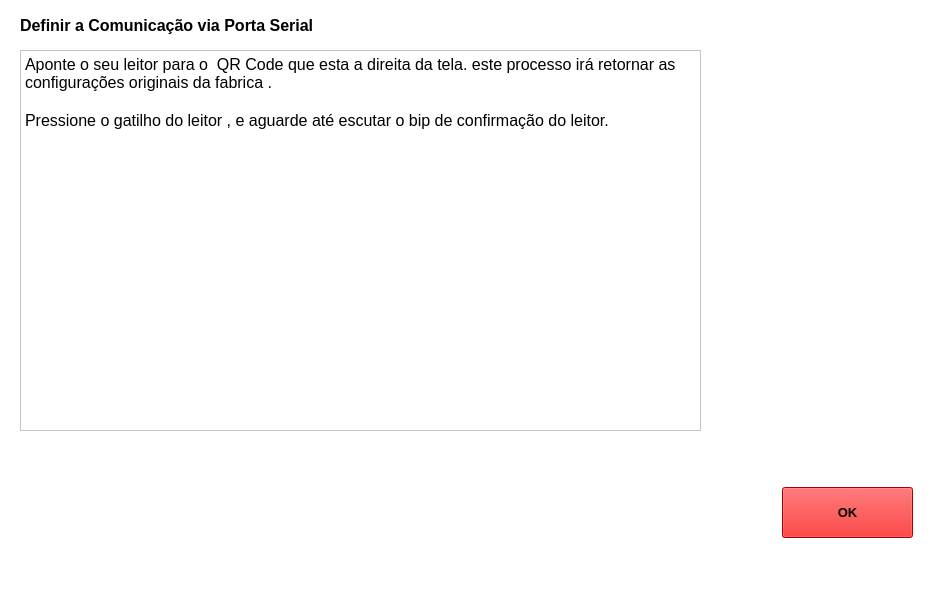
<?xml version="1.0" encoding="UTF-8"?>
<ui version="4.0">
 <class>MainWindow</class>
 <widget class="QMainWindow" name="MainWindow">
  <property name="geometry">
   <rect>
    <x>0</x>
    <y>0</y>
    <width>942</width>
    <height>600</height>
   </rect>
  </property>
  <property name="windowTitle">
   <string>MainWindow</string>
  </property>
  <property name="styleSheet">
   <string notr="true">background-color: rgb(255, 255, 255);</string>
  </property>
  <widget class="QWidget" name="centralwidget">
   <widget class="QLabel" name="label">
    <property name="geometry">
     <rect>
      <x>20</x>
      <y>10</y>
      <width>451</width>
      <height>31</height>
     </rect>
    </property>
    <property name="text">
     <string>&lt;html&gt;&lt;head/&gt;&lt;body&gt;&lt;p&gt;&lt;span style=&quot; font-size:12pt; font-weight:600;&quot;&gt;Definir a Comunicação via Porta Serial&lt;/span&gt;&lt;/p&gt;&lt;/body&gt;&lt;/html&gt;</string>
    </property>
   </widget>
   <widget class="QTextBrowser" name="textBrowser">
    <property name="geometry">
     <rect>
      <x>20</x>
      <y>50</y>
      <width>681</width>
      <height>381</height>
     </rect>
    </property>
    <property name="html">
     <string>&lt;!DOCTYPE HTML PUBLIC &quot;-//W3C//DTD HTML 4.0//EN&quot; &quot;http://www.w3.org/TR/REC-html40/strict.dtd&quot;&gt;
&lt;html&gt;&lt;head&gt;&lt;meta name=&quot;qrichtext&quot; content=&quot;1&quot; /&gt;&lt;style type=&quot;text/css&quot;&gt;
p, li { white-space: pre-wrap; }
&lt;/style&gt;&lt;/head&gt;&lt;body style=&quot; font-family:'MS Shell Dlg 2'; font-size:7.8pt; font-weight:400; font-style:normal;&quot;&gt;
&lt;p style=&quot; margin-top:0px; margin-bottom:0px; margin-left:0px; margin-right:0px; -qt-block-indent:0; text-indent:0px;&quot;&gt;&lt;span style=&quot; font-size:12pt;&quot;&gt;Aponte o seu leitor para o  QR Code que esta a direita da tela. este processo irá retornar as configurações originais da fabrica .&lt;/span&gt;&lt;/p&gt;
&lt;p style=&quot;-qt-paragraph-type:empty; margin-top:0px; margin-bottom:0px; margin-left:0px; margin-right:0px; -qt-block-indent:0; text-indent:0px; font-size:12pt;&quot;&gt;&lt;br /&gt;&lt;/p&gt;
&lt;p style=&quot; margin-top:0px; margin-bottom:0px; margin-left:0px; margin-right:0px; -qt-block-indent:0; text-indent:0px;&quot;&gt;&lt;span style=&quot; font-size:12pt;&quot;&gt;Pressione o gatilho do leitor , e aguarde até escutar o bip de confirmação do leitor.&lt;/span&gt;&lt;/p&gt;
&lt;p style=&quot;-qt-paragraph-type:empty; margin-top:0px; margin-bottom:0px; margin-left:0px; margin-right:0px; -qt-block-indent:0; text-indent:0px;&quot;&gt;&lt;br /&gt;&lt;/p&gt;&lt;/body&gt;&lt;/html&gt;</string>
    </property>
   </widget>
   <widget class="QLabel" name="label_2">
    <property name="geometry">
     <rect>
      <x>720</x>
      <y>60</y>
      <width>211</width>
      <height>191</height>
     </rect>
    </property>
    <property name="styleSheet">
     <string notr="true">image: url(:/ZEBRA/Zebra/DVR.jpg);</string>
    </property>
    <property name="text">
     <string>&lt;html&gt;&lt;head/&gt;&lt;body&gt;&lt;p&gt;&lt;br/&gt;&lt;/p&gt;&lt;/body&gt;&lt;/html&gt;</string>
    </property>
   </widget>
   <widget class="QPushButton" name="pushButton">
    <property name="geometry">
     <rect>
      <x>782</x>
      <y>487</y>
      <width>131</width>
      <height>51</height>
     </rect>
    </property>
    <property name="font">
     <font>
      <pointsize>10</pointsize>
      <weight>75</weight>
      <bold>true</bold>
     </font>
    </property>
    <property name="styleSheet">
     <string notr="true">background-color: rgb(234, 0, 0);</string>
    </property>
    <property name="text">
     <string>OK</string>
    </property>
   </widget>
  </widget>
  <widget class="QMenuBar" name="menubar">
   <property name="geometry">
    <rect>
     <x>0</x>
     <y>0</y>
     <width>942</width>
     <height>26</height>
    </rect>
   </property>
  </widget>
  <widget class="QStatusBar" name="statusbar"/>
 </widget>
 <resources>
  <include location="logo.qrc"/>
 </resources>
 <connections/>
</ui>
